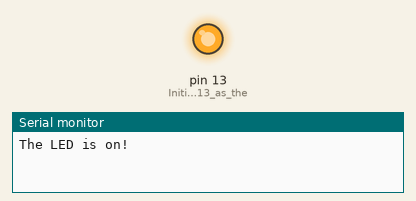
Recording of a sketch running on a simulated Arduino Uno, built with avr-gcc and run on an emulated ATmega328P. On the bench: output pins drawn as LEDs (lit = HIGH), the last lines printed to the serial monitor.

Above: at 1.0 s.
At 5.5 s:
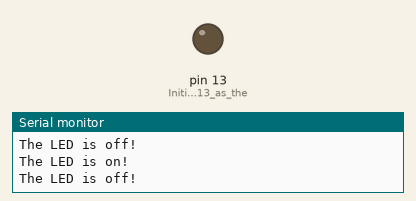
Timing chart, 0 to 6.9 s (numbered marks = the images above):
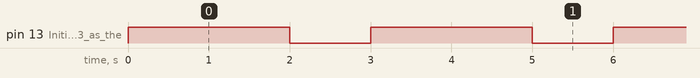

The sketch:

Blink_LED.ino
```cpp
// Blink LED
/* The code turns an LED on for 2 seconds and off for 1 second.
A message will be printed to the serial monitor eveytime the LED state changes */

void setup() {
  Serial.begin(9600); // Initialize the serial monitor
  pinMode(13, OUTPUT); // Initialize pin 13 as the output
}

void loop() {
  Serial.println("The LED is on!"); // Print message to serial monitor
  digitalWrite(13, HIGH); // LED is at a high state
  delay(2000); // Do nothing for 2 seconds
  Serial.println("The LED is off!"); // Print message to serial monitor
  digitalWrite(13, LOW); // LED is at a low state
  delay(1000); // Do nothing for 1 second
}
```

Measured:
- by itself, pin 13 (Initialize_pin_13_as_the): alternates HIGH for 2.0 s and LOW for 1.0 s
